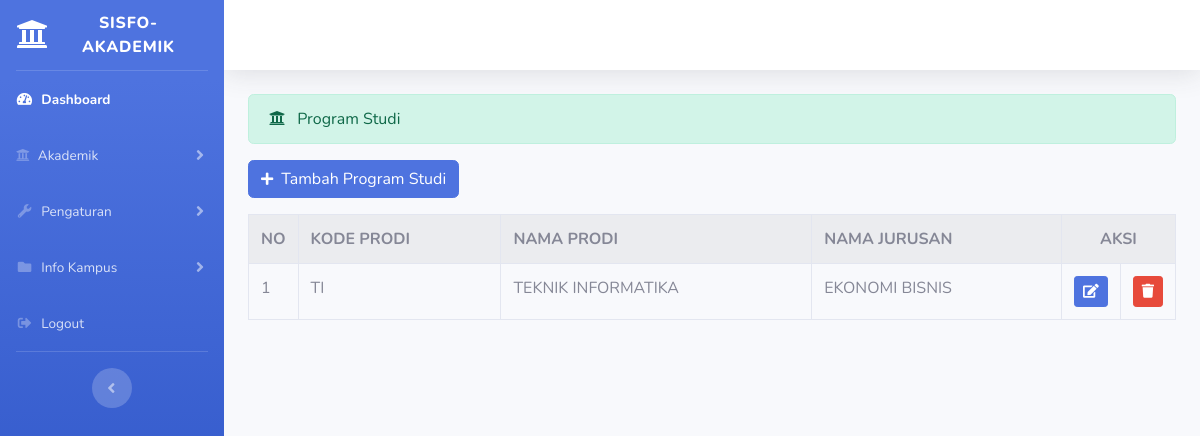
The app's page /index.php/administrator/prodi with its own data.
### tables this page shows
CREATE TABLE `prodi` (
  `id_prodi` int(11) NOT NULL,
  `kode_prodi` varchar(15) NOT NULL,
  `nama_prodi` varchar(25) NOT NULL,
  `nama_jurusan` varchar(25) NOT NULL
);

### application/controllers/administrator/prodi.php (called while the page is built, shortened)
<?php
class Prodi extends CI_Controller {
	public function index()
	{
        $data['prodi'] = $this->prodi_model->tampil_data('prodi')->result();
		$this->load->view('templates_administrator/header');
        $this->load->view('templates_administrator/sidebar');
        $this->load->view('administrator/prodi', $data);
        $this->load->view('templates_administrator/footer');
    }
}

### index.php (called while the page is built, shortened)
<?php
require_once BASEPATH.'core/CodeIgniter.php';

### application/models/prodi_model.php (called while the page is built, shortened)
<?php
class Prodi_model extends CI_Model {
    public function tampil_data($table)
    {
        return $this->db->get($table);
    }
}

### application/views/administrator/prodi.php (the view, shortened to what this page needs)
<div class="container-fluid">
    <div class="alert alert-success" role="alert">
    <i class="fas fa-university mr-2"></i> Program Studi
    </div>
    <?= anchor('administrator/prodi/tambah_prodi', '<button class="btn btn-primary"><i class="fas fa-plus fa-sm mr-2"></i>Tambah Program Studi</button>'); ?>
    <table class="table table-bordered table-striped table-hover mt-3">
        <tr>
            <th>NO</th>
            <th>KODE PRODI</th>
            <th>NAMA PRODI</th>
            <th>NAMA JURUSAN</th>
            <th colspan="2" class="text-center">AKSI</th>
        </tr>
        <?php $no = 1; ?>
        <?php foreach ($prodi as $prd) : ?>
            <tr>
                <td width="20px"><?= $no ?></td>
                <td><?= $prd->kode_prodi ?></td>
                <td><?= $prd->nama_prodi ?></td>
                <td><?= $prd->nama_jurusan ?></td>
                <td width="20px"><?= anchor('administrator/prodi/update/'.$prd->id_prodi, '<div class="btn btn-sm btn-primary"><i class="fa fa-edit"><i></div>'); ?></td>
                <td width="20px"><?= anchor('administrator/prodi/delete/'.$prd->id_prodi, '<div class="btn btn-sm btn-danger"><i class="fa fa-trash"><i></div>'); ?></td>
            </tr>
            <?php $no++; ?>
        <?php endforeach; ?>
    </table>
</div>

### records on screen
prodi: kode_prodi "TI", nama_prodi "TEKNIK INFORMATIKA", nama_jurusan "EKONOMI BISNIS"
